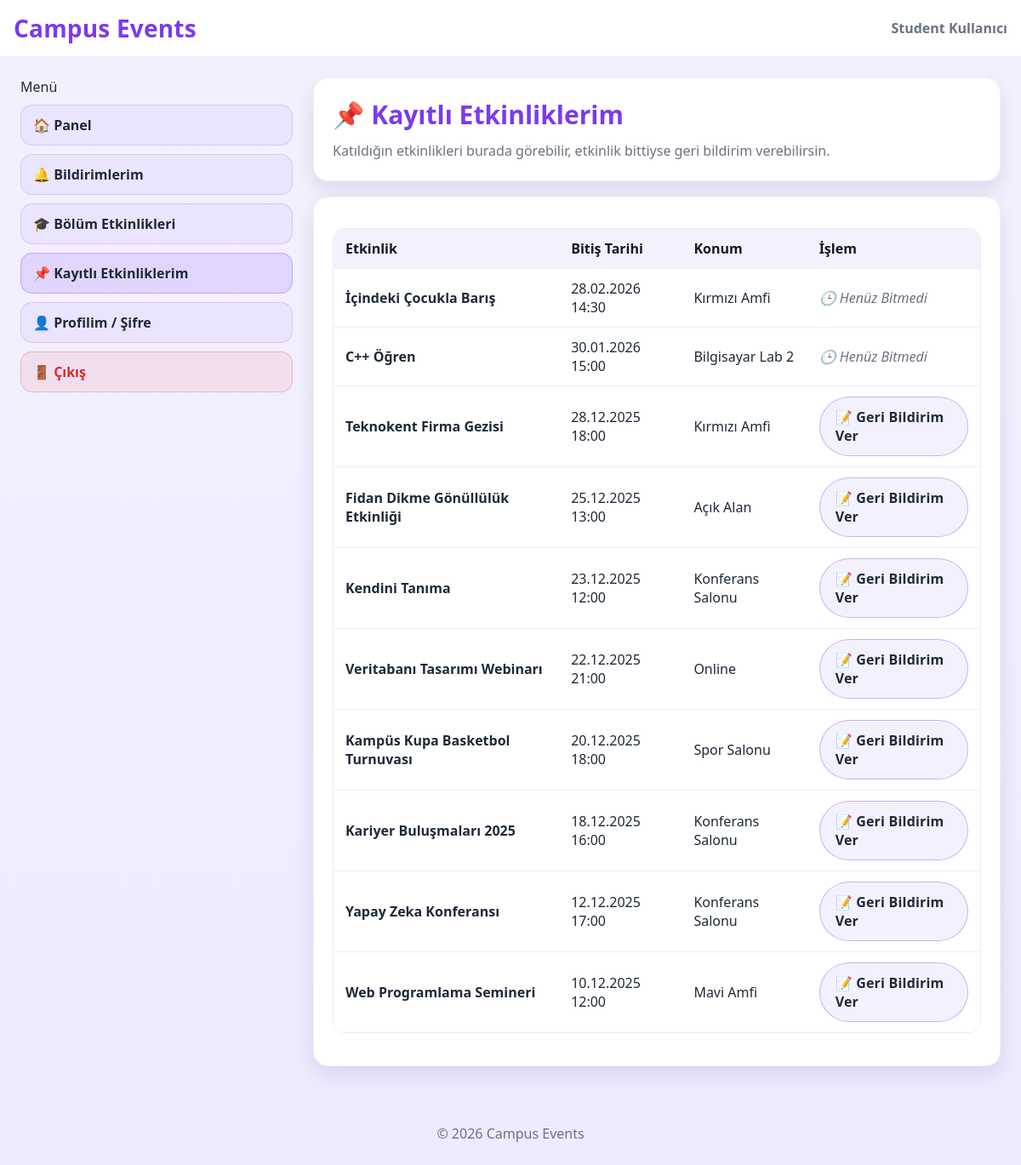
The page /campus_events/student/my_events.php (signed in) on the database its author committed.
### tables this page shows
CREATE TABLE `events` (
  `event_id` int(11) NOT NULL,
  `category_id` int(11) NOT NULL,
  `location_id` int(11) NOT NULL,
  `event_title` varchar(150) NOT NULL,
  `event_description` text DEFAULT NULL,
  `start_datetime` datetime NOT NULL,
  `end_datetime` datetime NOT NULL,
  `capacity` int(11) NOT NULL,
  `available_seats` int(11) NOT NULL,
  `status` enum('planned','active','completed','cancelled') NOT NULL DEFAULT 'planned',
  `created_at` datetime NOT NULL DEFAULT current_timestamp()
);

CREATE TABLE `locations` (
  `location_id` int(11) NOT NULL,
  `location_name` varchar(100) NOT NULL,
  `building_name` varchar(100) DEFAULT NULL,
  `capacity` int(11) DEFAULT NULL,
  `room_number` varchar(50) DEFAULT NULL
);

### campus_events/student/my_events.php (the view, shortened to what this page needs)
<?php
require_once "../config/db.php";
$userId = $_SESSION['user_id'];
$currentTime = time();
$stmt = $pdo->prepare("
    SELECT e.event_id, e.event_title, e.end_datetime, l.location_name
    FROM events e
    INNER JOIN event_participations ep ON e.event_id = ep.event_id
    INNER JOIN locations l ON e.location_id = l.location_id
    WHERE ep.user_id = ?
    ORDER BY e.end_datetime DESC
");
$stmt->execute([$userId]);
$myEvents = $stmt->fetchAll(PDO::FETCH_ASSOC);
include "../partials/header.php";
include "../partials/menu.php";
?>
<div class="card card--soft" style="margin-bottom:18px;">
  <div class="card__body">
    <h1 class="card__title">📌 Kayıtlı Etkinliklerim</h1>
    <p class="card__subtitle">
      Katıldığın etkinlikleri burada görebilir, etkinlik bittiyse geri bildirim verebilirsin.
    </p>
  </div>
</div>
<div class="card card--soft">
  <div class="card__body">
    <?php if (empty($myEvents)): ?>
      <div class="alert alert-success">
        Henüz kayıtlı olduğun bir etkinlik bulunmuyor.
      </div>
      <div style="margin-top:14px;">
      </div>
    <?php else: ?>
      <div class="table-wrap">
        <table>
          <thead>
            <tr>
              <th>Etkinlik</th>
              <th>Bitiş Tarihi</th>
              <th>Konum</th>
              <th>İşlem</th>
            </tr>
          </thead>
          <tbody>
            <?php foreach ($myEvents as $e): ?>
              <?php $eventEndTime = strtotime($e['end_datetime']); ?>
              <tr>
                <td><b><?= htmlspecialchars($e['event_title']) ?></b></td>
                <td><?= date("d.m.Y H:i", strtotime($e['end_datetime'])) ?></td>
                <td><?= htmlspecialchars($e['location_name']) ?></td>
                <td>
                  <?php if ($eventEndTime < $currentTime): ?>
                    <a
                      href="feedback.php?event_id=<?= (int)$e['event_id'] ?>"
                      class="btn"
                      style="border:1px solid rgba(124,58,237,.35); background: rgba(167,139,250,.12); font-weight:900;"
                    >
                      📝 Geri Bildirim Ver
                    </a>
                  <?php else: ?>
                    <span style="color: var(--muted); font-style: italic;">🕒 Henüz Bitmedi</span>
                  <?php endif; ?>
                </td>
              </tr>
            <?php endforeach; ?>
          </tbody>
        </table>
      </div>
    <?php endif; ?>
  </div>
</div>
<?php include "../partials/footer.php"; ?>

### campus_events/assets/css/style.css (style rules this page uses)
:root { --bg1:#f3f1ff; --bg2:#efeaff; --card:#ffffff; --text:#1f2937; --muted:#6b7280; --primary:#7c3aed; --primary2:#a78bfa; --border:#e6e1ff; --success:#16a34a; --danger:#dc2626; --warning:#f59e0b; --shadow: 0 20px 50px rgba(17, 24, 39, 0.12); --shadow-sm: 0 10px 25px rgba(17, 24, 39, 0.10); --radius:18px; --radius-sm:14px; }
* { box-sizing:border-box; }
html,body { height:100%; }
body { margin:0; font-family: system-ui, -apple-system, Segoe UI, Roboto, Arial, sans-serif; color:var(--text); background: linear-gradient(180deg, var(--bg1), var(--bg2)); }
a { color:inherit; text-decoration:none; }
.card { background: var(--card); border-radius: var(--radius); box-shadow: var(--shadow); border: 1px solid rgba(124, 58, 237, 0.08); }
.card--soft { box-shadow: var(--shadow-sm); }
.card__body { padding: 22px 22px; }
.card__title { display:flex; align-items:center; gap:10px; font-size: 30px; font-weight: 800; color: var(--primary); margin: 0 0 10px; }
.card__subtitle { margin:0; color: var(--muted); line-height: 1.55; }
.btn { display:inline-flex; align-items:center; justify-content:center; gap:10px; padding: 12px 18px; border-radius: 999px; border: none; cursor:pointer; font-weight: 800; letter-spacing: .2px; }
.table-wrap { overflow:auto; border-radius: 14px; border: 1px solid rgba(124, 58, 237, 0.12); }
table { width:100%; border-collapse: collapse; min-width: 760px; background:#fff; }
thead th { text-align:left; padding: 12px 14px; background: rgba(167, 139, 250, 0.12); color: #111827; font-weight: 900; }
tbody td { padding: 12px 14px; border-top: 1px solid rgba(124, 58, 237, 0.10); }
.card { margin-bottom: 18px; }
.table-wrap { margin-top: 14px; }

### rows shown on the page
events: event_title "İçindeki Çocukla Barış", end_datetime "28.02.2026 14:30", location.location_name "Kırmızı Amfi", shows "🕒 Henüz Bitmedi"
events: event_title "C++ Öğren", end_datetime "30.01.2026 15:00", location.location_name "Bilgisayar Lab 2", shows "🕒 Henüz Bitmedi"
events: event_title "Teknokent Firma Gezisi", end_datetime "28.12.2025 18:00", location.location_name "Kırmızı Amfi"
events: event_title "Fidan Dikme Gönüllülük Etkinliği", end_datetime "25.12.2025 13:00", location.location_name "Açık Alan"
events: event_title "Kendini Tanıma", end_datetime "23.12.2025 12:00", location.location_name "Konferans Salonu"
events: event_title "Veritabanı Tasarımı Webinarı", end_datetime "22.12.2025 21:00", location.location_name "Online"
events: event_title "Kampüs Kupa Basketbol Turnuvası", end_datetime "20.12.2025 18:00", location.location_name "Spor Salonu"
events: event_title "Kariyer Buluşmaları 2025", end_datetime "18.12.2025 16:00", location.location_name "Konferans Salonu"
events: event_title "Yapay Zeka Konferansı", end_datetime "12.12.2025 17:00", location.location_name "Konferans Salonu"
events: event_title "Web Programlama Semineri", end_datetime "10.12.2025 12:00", location.location_name "Mavi Amfi"

### other values the page prints
$_SESSION['user_name'] "Student Kullanıcı"
$it['label'] "🏠 Panel"
$it['label'] "🔔 Bildirimlerim"
$it['label'] "🎓 Bölüm Etkinlikleri"
$it['label'] "📌 Kayıtlı Etkinliklerim"
$it['label'] "👤 Profilim / Şifre"
